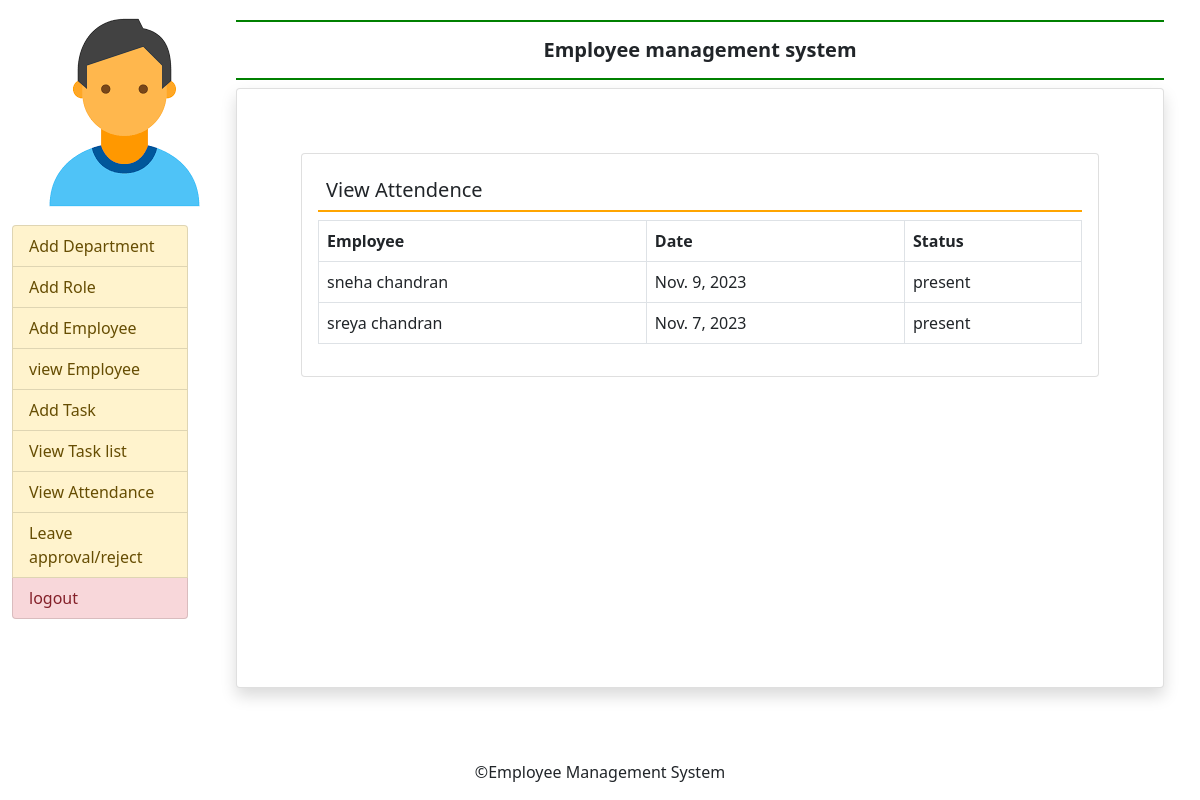
/admin_view_attendence/, run on the app's committed database.
### employee_app/models.py (models this page shows, shortened)
class Attendance(models.Model):
    employee = models.ForeignKey(User, on_delete=models.CASCADE)
    date = models.DateField(default=datetime.date.today)
    status = models.CharField(max_length=10)  # 'Present', 'Absent', etc.

### employee_app/views.py (the view)
# urls.py: path('admin_view_attendence/', views.admin_view_attendence, name='admin_view_attendence'),
def admin_view_attendence(request):
        attendance_records = Attendance.objects.all()
        return render(request, 'admin_view_attendence.html', {'attendance_records': attendance_records})

### template/admin_view_attendence.html (shortened to what this page needs)
{% extends "admin_base.html" %}
{% block main %}
<div class="card  m-5">
    <div class="card-body">
        <h5 class="p-2 " style='border-bottom:2px solid orange'>View Attendence</h5>
<table class="table table-bordered">
        <thead>
            <tr>
                <th>Employee</th>
                <th>Date</th>
                <th>Status</th>
            </tr>
        </thead>
        <tbody>
            {% for record in attendance_records %}
                <tr>
                    <td>{{ record.employee }}</td>
                    <td>{{ record.date }}</td>
                    <td>{{ record.status }}</td>
                </tr>
            {% endfor %}
        </tbody>
    </table>
</body>
</html>
{% endblock %}

### data on the page
Attendance: employee "sneha chandran", date "Nov. 9, 2023", status "present"
Attendance: employee "sreya chandran", date "Nov. 7, 2023", status "present"
